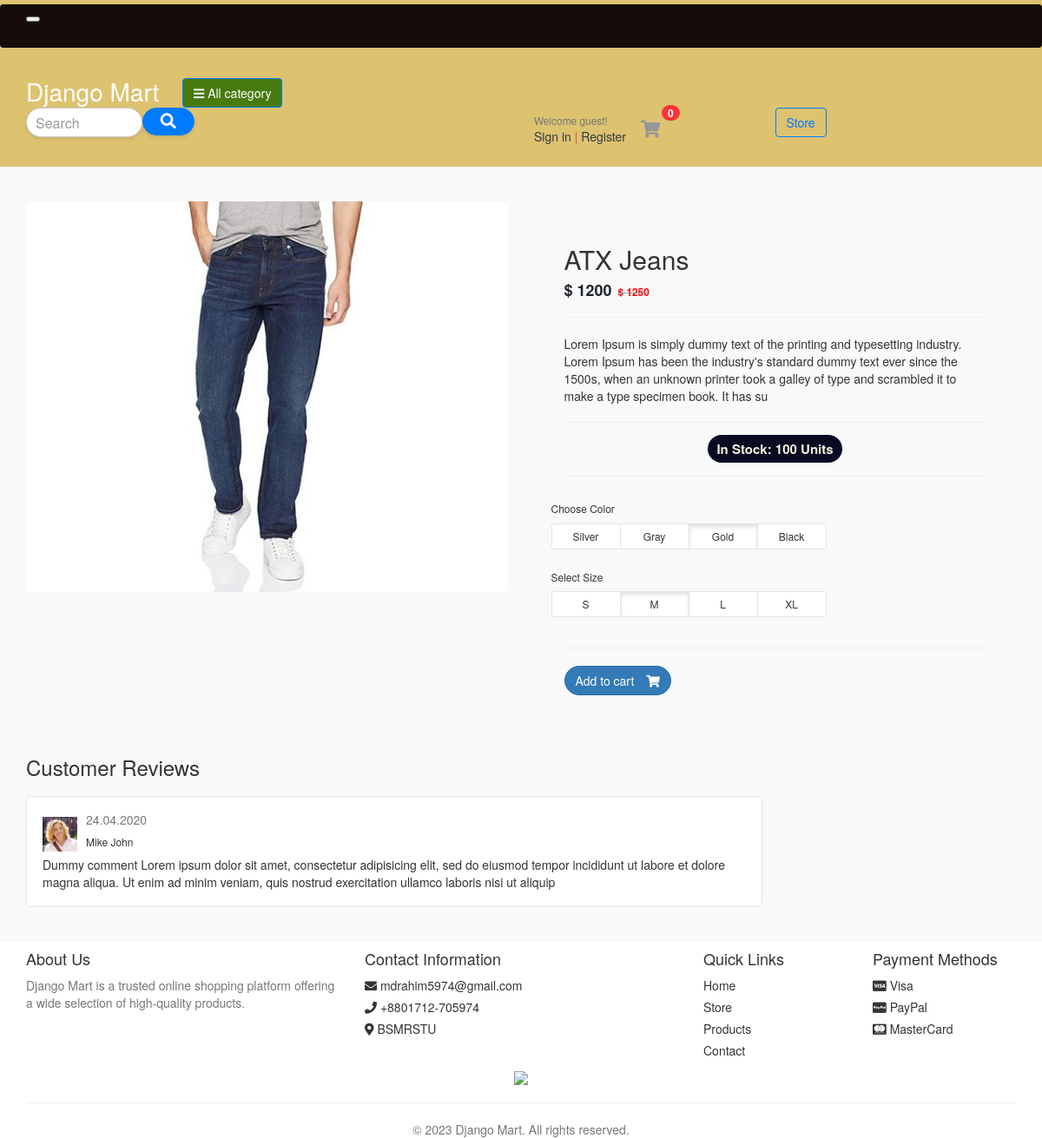
/store/pant/atx-jeans/, run on the app's committed database.
### store/models.py (models this page shows, shortened)
class Product(models.Model):
    product_name = models.CharField(max_length=100, unique=True)
    slug = models.SlugField(max_length=100, unique=True)
    description = models.TextField(max_length=255, blank=True)
    price = models.IntegerField()
    image = models.ImageField(upload_to='photos/products')
    stock = models.IntegerField()
    is_available= models.BooleanField(default=True)
    category = models.ForeignKey(Category, on_delete=models.CASCADE)
    created_date = models.DateTimeField(auto_now_add=True)
    modified_date = models.DateTimeField(auto_now=True)

### store/views.py (the view)
def product_detail(request, category_slug, product_slug):
    single_product = Product.objects.get(
        slug=product_slug, category__slug=category_slug)
    return render(request, 'store/product-detail.html', {'product': single_product})

### store/templates/store/product-detail.html (shortened to what this page needs)
{% extends 'base.html' %}
{% load static %}
{% block body %}
<section class="section-content padding-y bg">
	<div class="container">
		<div class="card">
			<div class="row no-gutters">
				<aside class="col-md-6">
					<article class="gallery-wrap">
						<div class="img-big-wrap">
							<a href="#"><img src="{{product.image.url}}"></a>
						</div>
					</article>
				</aside>
				<main class="col-md-6 border-left">
					<article class="content-body">
						<h2 class="title">{{product.product_name}}</h2>
						<div class="mb-3">
							<var class="price h4">$ {{product.price}}</var>
							<del class="price-old"><span style="color: red;font-weight: bold;">
								$ {{product.price|add:50}}</span>
							</del>
						</div>
						<hr>
						<p>{{product.description}}</p>
						<hr>
						<div style="text-align: center; margin: 20px 0;">
							<span
								style="background-color: #0a0a23; color: #f5f5dc; font-size: 15px; font-weight: bold; padding: 5px 10px; border-radius: 50px;">
								In Stock: <b>{{product.stock}}</b> Units
							</span>
						</div>
						<hr>
						<div class="row">
							<div class="item-option-select">
								<h6>Choose Color</h6>
								<div class="btn-group btn-group-sm btn-group-toggle" data-toggle="buttons">
									<label class="btn btn-light">
										<input type="radio" name="radio_color"> Silver
									</label>
									<label class="btn btn-light">
										<input type="radio" name="radio_color"> Gray
									</label>
									<label class="btn btn-light active">
										<input type="radio" name="radio_color checked"> Gold
									</label>
									<label class="btn btn-light">
										<input type="radio" name="radio_color"> Black
									</label>
								</div>
							</div>
						</div>
						<div class="row">
							<div class="item-option-select">
								<h6>Select Size</h6>
								<div class="btn-group btn-group-sm btn-group-toggle" data-toggle="buttons">
									<label class="btn btn-light">
										<input type="radio" name="radio_color"> S
									</label>
									<label class="btn btn-light active">
										<input type="radio" name="radio_color" checked> M
									</label>
									<label class="btn btn-light">
										<input type="radio" name="radio_color"> L
									</label>
									<label class="btn btn-light">
										<input type="radio" name="radio_color"> XL
									</label>
								</div>
							</div>
						</div>
						<hr>
						<form method="post">
							<a href="{% url 'add_cart' product.id %}" class="btn  btn-primary" style="border-radius: 20px;">
								<span class="text">
									Add to cart
								</span>
								<i class="fas fa-shopping-cart"></i>
							</a>
						</form>
					</article>
				</main>
			</div>
		</div>
		<br>
		<div class="row">
			<div class="col-md-9">
				<header class="section-heading">
					<h3>Customer Reviews </h3>
				</header>
				<article class="box mb-3">
					<div class="icontext w-100">
						<img src="{% static './images/avatars/avatar1.jpg' %}" class="img-xs icon rounded-circle">
						<div class="text">
							<span class="date text-muted float-md-right">24.04.2020 </span>
							<h6 class="mb-1">Mike John </h6>
						</div>
					</div>
					<div class="mt-3">
						<p>
							Dummy comment Lorem ipsum dolor sit amet, consectetur adipisicing elit, sed do eiusmod
							tempor incididunt ut labore et dolore magna aliqua. Ut enim ad minim veniam,
							quis nostrud exercitation ullamco laboris nisi ut aliquip
						</p>
					</div>
				</article>
			</div>
		</div>
	</div>
</section>
{% endblock %}

### static/css/ui.css (style rules this page uses)
html { font-family: "Inter", sans-serif; font-size: 15px; }
.content-body { flex: 1 1 auto; padding: 2rem 2.3rem; }
.img-xs, .img-sm, .img-md, .img-lg { -o-object-fit: cover; object-fit: cover; flex-shrink: 0; flex-grow: 0; }
.img-xs { width: 40px; height: 40px; }
.padding-y { padding-top: 40px; padding-bottom: 40px; }
var { font-style: normal; }
article:after, .form-group:after { display: block; clear: both; content: ""; }
.bg { background-color: #f8f9fa; }
.section-heading { margin-bottom: 20px; margin-top: 15px; }
p:last-child { margin-bottom: 0; }
.btn-light { background-color: #fff; border-color: #e4e4e4; }
.btn .text + i { margin-left: 10px; }
.icontext { display: inline-flex; align-items: center; vertical-align: middle; }
.icontext .text { width: 100%; line-height: 1.2; }
.icontext .icon { position: relative; margin-right: 10px; flex-shrink: 0; flex-grow: 0; }
.price { font-weight: 600; color: #212529; }
.price-old { color: #969696; margin-left: 3px; font-size: 85%; }
.box { padding: 18px; background: #fff; border-radius: 0.37rem; border: 1px solid #e4e4e4; }
.box img { max-width: 100%; }
.gallery-wrap .img-big-wrap { margin-bottom: 10px; border-radius: 0.37rem; overflow: hidden; background-color: #fff; }
.gallery-wrap .img-big-wrap a { text-align: center; display: block; }
.gallery-wrap .img-big-wrap img { height: 450px; width: auto; display: inline-block; }
.item-option-select { margin-bottom: 1rem; display: inline-block; margin-right: 15px; }
.item-option-select .btn { min-width: 80px; }

### data on the page
Product: image (picture), product_name "ATX Jeans", price "1200", price|add "1250", description "Lorem Ipsum is simply dummy text of the printing and typesetting industry. Lorem Ipsum has been the industry's standard dummy text ever since the 1500s, when an unknown printer took a galley of type and scrambled it to make a type specimen book. It has su", stock "100"
